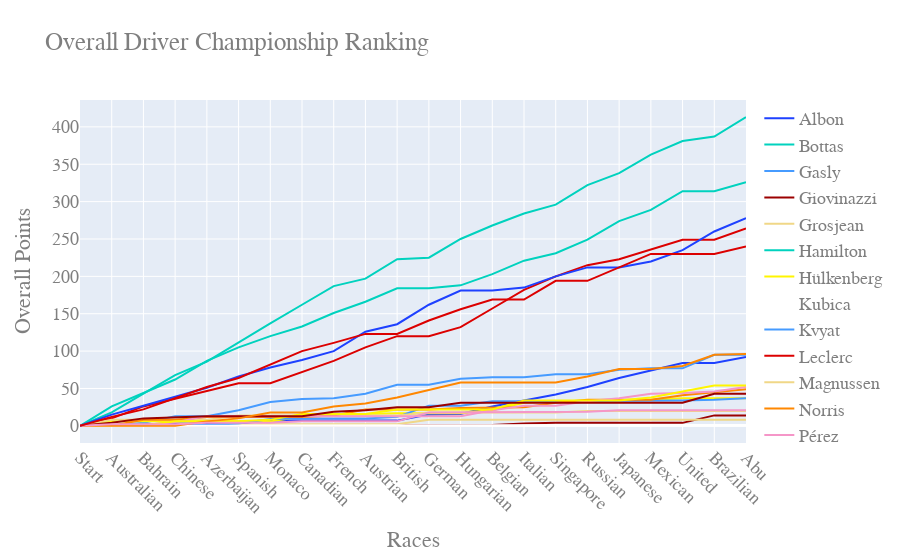

This figure's notebook cell:
### Code cell
data = []
flag = []
annotations = []
rnames = dt['gp'].apply(get_name).values
gps = np.concatenate((np.array(['Start']), rnames))

for race in races_rankings:
    name = race[0]
    dt = race[1].sort_values('round')
#     rnames = dt['gp'].values
    ranking = dt['points'].values
    color = dt['color'].iloc[-1]
    
    
    rankings = np.concatenate((np.array([0]), ranking))
#     tmp = go.Scatter(x=gps, y=rankings, name=name, mode='lines')
    if color != 'None':
#         if name == best_driver_teams[team][0]:
        tmp = go.Scatter(x=gps, y=rankings, name=name, mode='lines', line = dict(color=color, width=2))
#         else:
#             tmp = go.Scatter(x=laps, y=positions, name=name, mode='lines', line = dict(color=color, width=2, dash='dash'))
    else:
        tmp = go.Scatter(x=gps, y=rankings, name=name, mode='lines')

    data.append(tmp)

    # labeling the right_side of the plot
#     annotations.append(dict(xref='paper', x=1.05, y=pos[-1],
#                                   xanchor='auto', yanchor='middle',
#                                   text='{}'.format(codes[codes['surname']==name]['code'].values[0]),
#                                   font=dict(family='Arial',
#                                             size=16),
#                                   showarrow=False))

fig = go.Figure(data=data)
# fig.update_layout(annotations=annotations)
fig.update_layout(
        title='Overall Driver Championship Ranking',
        xaxis_title="Races",
        yaxis_title="Overall Points",
        font=dict(
            family="Courier New, monospace",
            size=18,
            color="#7f7f7f"
        )
    )
fig.update_xaxes(tickangle=45)
fig.show()

### Figure 1 — Plotly figure (JSON) as saved in the notebook; plotly's stock layout.template omitted (floating-point values rounded to 4 significant figures)
{"data": [{"line": {"color": "#1E41FF", "width": 2}, "mode": "lines", "name": "Albon", "type": "scatter", "x": ["Start", "Australian", "Bahrain", "Chinese", "Azerbaijan", "Spanish", "Monaco", "Canadian", "French", "Austrian", "British", "German", "Hungarian", "Belgian", "Italian", "Singapore", "Russian", "Japanese", "Mexican", "United", "Brazilian", "Abu"], "y": [0, 0, 2, 3, 3, 3, 7, 7, 7, 7, 7, 15, 16, 26, 34, 42, 52, 64, 74, 84, 84, 92]}, {"line": {"color": "#00D2BE", "width": 2}, "mode": "lines", "name": "Bottas", "type": "scatter", "x": ["Start", "Australian", "Bahrain", "Chinese", "Azerbaijan", "Spanish", "Monaco", "Canadian", "French", "Austrian", "British", "German", "Hungarian", "Belgian", "Italian", "Singapore", "Russian", "Japanese", "Mexican", "United", "Brazilian", "Abu"], "y": [0, 26, 44, 62, 87, 105, 120, 133, 151, 166, 184, 184, 188, 203, 221, 231, 249, 274, 289, 314, 314, 326]}, {"line": {"color": "#469BFF", "width": 2}, "mode": "lines", "name": "Gasly", "type": "scatter", "x": ["Start", "Australian", "Bahrain", "Chinese", "Azerbaijan", "Spanish", "Monaco", "Canadian", "French", "Austrian", "British", "German", "Hungarian", "Belgian", "Italian", "Singapore", "Russian", "Japanese", "Mexican", "United", "Brazilian", "Abu"], "y": [0, 0, 4, 13, 13, 21, 32, 36, 37, 43, 55, 55, 63, 65, 65, 69, 69, 75, 77, 77, 95, 95]}, {"line": {"color": "#9B0000", "width": 2}, "mode": "lines", "name": "Giovinazzi", "type": "scatter", "x": ["Start", "Australian", "Bahrain", "Chinese", "Azerbaijan", "Spanish", "Monaco", "Canadian", "French", "Austrian", "British", "German", "Hungarian", "Belgian", "Italian", "Singapore", "Russian", "Japanese", "Mexican", "United", "Brazilian", "Abu"], "y": [0, 0, 0, 0, 0, 0, 0, 0, 0, 1, 1, 1, 1, 1, 3, 4, 4, 4, 4, 4, 14, 14]}, {"line": {"color": "#F0D787", "width": 2}, "mode": "lines", "name": "Grosjean", "type": "scatter", "x": ["Start", "Australian", "Bahrain", "Chinese", "Azerbaijan", "Spanish", "Monaco", "Canadian", "French", "Austrian", "British", "German", "Hungarian", "Belgian", "Italian", "Singapore", "Russian", "Japanese", "Mexican", "United", "Brazilian", "Abu"], "y": [0, 0, 0, 0, 0, 1, 2, 2, 2, 2, 2, 8, 8, 8, 8, 8, 8, 8, 8, 8, 8, 8]}, {"line": {"color": "#00D2BE", "width": 2}, "mode": "lines", "name": "Hamilton", "type": "scatter", "x": ["Start", "Australian", "Bahrain", "Chinese", "Azerbaijan", "Spanish", "Monaco", "Canadian", "French", "Austrian", "British", "German", "Hungarian", "Belgian", "Italian", "Singapore", "Russian", "Japanese", "Mexican", "United", "Brazilian", "Abu"], "y": [0, 18, 43, 68, 86, 112, 137, 162, 187, 197, 223, 225, 250, 268, 284, 296, 322, 338, 363, 381, 387, 413]}, {"line": {"color": "#FFF500", "width": 2}, "mode": "lines", "name": "Hülkenberg", "type": "scatter", "x": ["Start", "Australian", "Bahrain", "Chinese", "Azerbaijan", "Spanish", "Monaco", "Canadian", "French", "Austrian", "British", "German", "Hungarian", "Belgian", "Italian", "Singapore", "Russian", "Japanese", "Mexican", "United", "Brazilian", "Abu"], "y": [0, 6, 6, 6, 6, 6, 6, 12, 16, 16, 17, 17, 17, 21, 31, 33, 34, 34, 35, 37, 37, 37]}, {"line": {"color": "#FFFFFF", "width": 2}, "mode": "lines", "name": "Kubica", "type": "scatter", "x": ["Start", "Australian", "Bahrain", "Chinese", "Azerbaijan", "Spanish", "Monaco", "Canadian", "French", "Austrian", "British", "German", "Hungarian", "Belgian", "Italian", "Singapore", "Russian", "Japanese", "Mexican", "United", "Brazilian", "Abu"], "y": [0, 0, 0, 0, 0, 0, 0, 0, 0, 0, 0, 1, 1, 1, 1, 1, 1, 1, 1, 1, 1, 1]}, {"line": {"color": "#469BFF", "width": 2}, "mode": "lines", "name": "Kvyat", "type": "scatter", "x": ["Start", "Australian", "Bahrain", "Chinese", "Azerbaijan", "Spanish", "Monaco", "Canadian", "French", "Austrian", "British", "German", "Hungarian", "Belgian", "Italian", "Singapore", "Russian", "Japanese", "Mexican", "United", "Brazilian", "Abu"], "y": [0, 1, 1, 1, 1, 3, 9, 10, 10, 10, 12, 27, 27, 33, 33, 33, 33, 34, 34, 34, 35, 37]}, {"line": {"color": "#DC0000", "width": 2}, "mode": "lines", "name": "Leclerc", "type": "scatter", "x": ["Start", "Australian", "Bahrain", "Chinese", "Azerbaijan", "Spanish", "Monaco", "Canadian", "French", "Austrian", "British", "German", "Hungarian", "Belgian", "Italian", "Singapore", "Russian", "Japanese", "Mexican", "United", "Brazilian", "Abu"], "y": [0, 10, 26, 36, 47, 57, 57, 72, 87, 105, 120, 120, 132, 157, 182, 200, 215, 223, 236, 249, 249, 264]}, {"line": {"color": "#F0D787", "width": 2}, "mode": "lines", "name": "Magnussen", "type": "scatter", "x": ["Start", "Australian", "Bahrain", "Chinese", "Azerbaijan", "Spanish", "Monaco", "Canadian", "French", "Austrian", "British", "German", "Hungarian", "Belgian", "Italian", "Singapore", "Russian", "Japanese", "Mexican", "United", "Brazilian", "Abu"], "y": [0, 8, 8, 8, 8, 14, 14, 14, 14, 14, 14, 18, 18, 18, 18, 18, 20, 20, 20, 20, 20, 20]}, {"line": {"color": "#FF8700", "width": 2}, "mode": "lines", "name": "Norris", "type": "scatter", "x": ["Start", "Australian", "Bahrain", "Chinese", "Azerbaijan", "Spanish", "Monaco", "Canadian", "French", "Austrian", "British", "German", "Hungarian", "Belgian", "Italian", "Singapore", "Russian", "Japanese", "Mexican", "United", "Brazilian", "Abu"], "y": [0, 0, 8, 8, 12, 12, 12, 12, 14, 22, 22, 22, 24, 24, 25, 31, 35, 35, 35, 41, 45, 49]}, {"line": {"color": "#F596C8", "width": 2}, "mode": "lines", "name": "Pérez", "type": "scatter", "x": ["Start", "Australian", "Bahrain", "Chinese", "Azerbaijan", "Spanish", "Monaco", "Canadian", "French", "Austrian", "British", "German", "Hungarian", "Belgian", "Italian", "Singapore", "Russian", "Japanese", "Mexican", "United", "Brazilian", "Abu"], "y": [0, 0, 1, 5, 13, 13, 13, 13, 13, 13, 13, 13, 13, 21, 27, 27, 33, 37, 43, 44, 46, 52]}, {"line": {"color": "#FFF500", "width": 2}, "mode": "lines", "name": "Ricciardo", "type": "scatter", "x": ["Start", "Australian", "Bahrain", "Chinese", "Azerbaijan", "Spanish", "Monaco", "Canadian", "French", "Austrian", "British", "German", "Hungarian", "Belgian", "Italian", "Singapore", "Russian", "Japanese", "Mexican", "United", "Brazilian", "Abu"], "y": [0, 0, 0, 6, 6, 6, 8, 16, 16, 16, 22, 22, 22, 22, 34, 34, 34, 34, 38, 46, 54, 54]}, {"line": {"color": "#FFFFFF", "width": 2}, "mode": "lines", "name": "Russell", "type": "scatter", "x": ["Start", "Australian", "Bahrain", "Chinese", "Azerbaijan", "Spanish", "Monaco", "Canadian", "French", "Austrian", "British", "German", "Hungarian", "Belgian", "Italian", "Singapore", "Russian", "Japanese", "Mexican", "United", "Brazilian", "Abu"], "y": [0, 0, 0, 0, 0, 0, 0, 0, 0, 0, 0, 0, 0, 0, 0, 0, 0, 0, 0, 0, 0, 0]}, {"line": {"color": "#9B0000", "width": 2}, "mode": "lines", "name": "Räikkönen", "type": "scatter", "x": ["Start", "Australian", "Bahrain", "Chinese", "Azerbaijan", "Spanish", "Monaco", "Canadian", "French", "Austrian", "British", "German", "Hungarian", "Belgian", "Italian", "Singapore", "Russian", "Japanese", "Mexican", "United", "Brazilian", "Abu"], "y": [0, 4, 10, 12, 13, 13, 13, 13, 19, 21, 25, 25, 31, 31, 31, 31, 31, 31, 31, 31, 43, 43]}, {"line": {"color": "#FF8700", "width": 2}, "mode": "lines", "name": "Sainz", "type": "scatter", "x": ["Start", "Australian", "Bahrain", "Chinese", "Azerbaijan", "Spanish", "Monaco", "Canadian", "French", "Austrian", "British", "German", "Hungarian", "Belgian", "Italian", "Singapore", "Russian", "Japanese", "Mexican", "United", "Brazilian", "Abu"], "y": [0, 0, 0, 0, 6, 10, 18, 18, 26, 30, 38, 48, 58, 58, 58, 58, 66, 76, 76, 80, 95, 96]}, {"line": {"color": "#F596C8", "width": 2}, "mode": "lines", "name": "Stroll", "type": "scatter", "x": ["Start", "Australian", "Bahrain", "Chinese", "Azerbaijan", "Spanish", "Monaco", "Canadian", "French", "Austrian", "British", "German", "Hungarian", "Belgian", "Italian", "Singapore", "Russian", "Japanese", "Mexican", "United", "Brazilian", "Abu"], "y": [0, 2, 2, 2, 4, 4, 4, 6, 6, 6, 6, 18, 18, 19, 19, 19, 19, 21, 21, 21, 21, 21]}, {"line": {"color": "#1E41FF", "width": 2}, "mode": "lines", "name": "Verstappen", "type": "scatter", "x": ["Start", "Australian", "Bahrain", "Chinese", "Azerbaijan", "Spanish", "Monaco", "Canadian", "French", "Austrian", "British", "German", "Hungarian", "Belgian", "Italian", "Singapore", "Russian", "Japanese", "Mexican", "United", "Brazilian", "Abu"], "y": [0, 15, 27, 39, 51, 66, 78, 88, 100, 126, 136, 162, 181, 181, 185, 200, 212, 212, 220, 235, 260, 278]}, {"line": {"color": "#DC0000", "width": 2}, "mode": "lines", "name": "Vettel", "type": "scatter", "x": ["Start", "Australian", "Bahrain", "Chinese", "Azerbaijan", "Spanish", "Monaco", "Canadian", "French", "Austrian", "British", "German", "Hungarian", "Belgian", "Italian", "Singapore", "Russian", "Japanese", "Mexican", "United", "Brazilian", "Abu"], "y": [0, 12, 22, 37, 52, 64, 82, 100, 111, 123, 123, 141, 156, 169, 169, 194, 194, 212, 230, 230, 230, 240]}], "layout": {"font": {"color": "#7f7f7f", "family": "Courier New, monospace", "size": 18}, "title": {"text": "Overall Driver Championship Ranking"}, "xaxis": {"tickangle": 45, "title": {"text": "Races"}}, "yaxis": {"title": {"text": "Overall Points"}}}}
